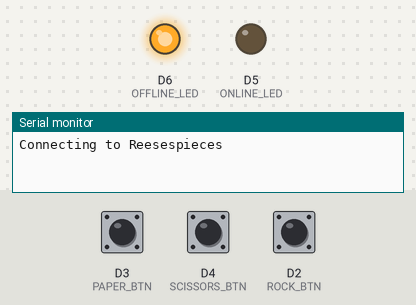
A sketch run on a simulated ESP8266 (Wemos D1 mini). Parts: output pins drawn as LEDs (lit = HIGH), the last lines printed to the serial monitor. Inputs (shaded band) come from the test bench; at power-on: D3 (PAPER_BTN) LOW, D4 (SCISSORS_BTN) LOW, D2 (ROCK_BTN) LOW. WiFi joins after 1.5 s; servers stay silent unless stated; uploads are accepted with an empty reply.

Above: at 0.1 s.
At 3.2 s:
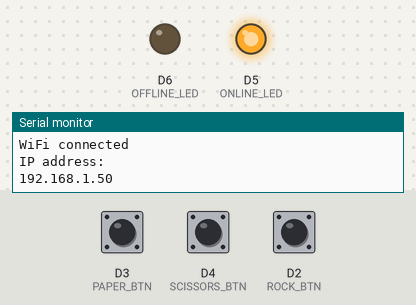
3.3 s: D3 (PAPER_BTN) pulled HIGH for 0.15 s
5.0 s: D4 (SCISSORS_BTN) pulled HIGH for 0.15 s
6.7 s: D2 (ROCK_BTN) pulled HIGH for 0.15 s
Timing chart, 0 to 9.7 s (numbered marks = the images above; inputs shaded):
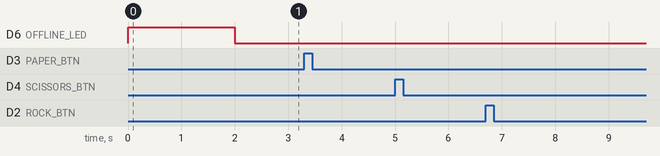

The sketch:

P1Arduino.ino
```cpp
#include <ESP8266WiFi.h>
#include<ESP8266HTTPClient.h>

const char* ssid = "Reesespieces";
const char* password = "kimmmyyy";
const char* host = "172.20.10.2";

//const char* ssid = "PLDTHOMEFIBRfece0";
//const char* password = "PLDTWIFIN0Mys";
//const char* host = "192.168.1.6";

const int ROCK_BTN = D2;
const int PAPER_BTN = D3;
const int SCISSORS_BTN = D4;
const int ONLINE_LED = D5;
const int OFFLINE_LED = D6;

void setup() {
  pinMode(ROCK_BTN, INPUT);
  pinMode(PAPER_BTN, INPUT);
  pinMode(SCISSORS_BTN, INPUT);
  pinMode(ONLINE_LED,OUTPUT);
  pinMode(OFFLINE_LED,OUTPUT);

  Serial.begin(9600);
  Serial.print("Connecting to ");
  Serial.println(ssid);
  WiFi.mode(WIFI_STA);
  WiFi.begin(ssid, password);

  digitalWrite(OFFLINE_LED,1);
  digitalWrite(ONLINE_LED,0);


  while (WiFi.status() != WL_CONNECTED) {
    delay(1000);
    Serial.println(".");
  }

  digitalWrite(OFFLINE_LED,0);
  digitalWrite(ONLINE_LED,1);

  Serial.println("WiFi connected");
  Serial.println("IP address: ");
  Serial.println(WiFi.localIP());
}

void loop() {
  if(WiFi.status()== WL_CONNECTED){
  digitalWrite(OFFLINE_LED,0);
  digitalWrite(ONLINE_LED,1);

    // Read the state of the buttons
    int rockState1 = digitalRead(ROCK_BTN);
    int paperState1 = digitalRead(PAPER_BTN);
    int scissorsState1 = digitalRead(SCISSORS_BTN);
    #define BTN_DEBOUNCE_DELAY 250

    // Check if the rock button was pressed and released for player 1
    if (rockState1 == HIGH)
    {
      delay(BTN_DEBOUNCE_DELAY); // Debounce delay
      if (digitalRead(ROCK_BTN) == LOW)
      {
      Serial.println("1R");
      UpdateP1Data("1R");
      }
    }

    // Check if the paper button was pressed and released for player 1
    if (paperState1 == HIGH)
    {
      delay(BTN_DEBOUNCE_DELAY); // Debounce delay
      if (digitalRead(PAPER_BTN) == LOW)
      {
        Serial.println("1P");
        UpdateP1Data("1P");
      }
    }

    // Check if the scissors button was pressed and released for player 1
    if (scissorsState1 == HIGH)
    {
      delay(BTN_DEBOUNCE_DELAY); // Debounce delay
      if (digitalRead(SCISSORS_BTN) == LOW)
      {
        Serial.println("1S");
        UpdateP1Data("1S");
      }
    }
  }
  else{
  digitalWrite(OFFLINE_LED,1);
  digitalWrite(ONLINE_LED,0);
  }
}

//execute update query for P1
void UpdateP1Data(String P1choice){
      HTTPClient http;
      WiFiClient wifi;
      http.begin(wifi, "http://172.20.10.2/Mod3RPS/updateP1Data.php?ipsrc=1&P1HandChoice=" + P1choice);
      http.addHeader("Content-Type", "text/plain");
      http.GET();
}
```
